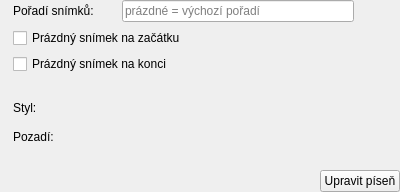
<?xml version="1.0" encoding="UTF-8"?>
<ui version="4.0">
 <class>PresentationPropertiesWidget_Song</class>
 <widget class="QWidget" name="PresentationPropertiesWidget_Song">
  <property name="geometry">
   <rect>
    <x>0</x>
    <y>0</y>
    <width>400</width>
    <height>192</height>
   </rect>
  </property>
  <property name="windowTitle">
   <string>Form</string>
  </property>
  <layout class="QGridLayout" name="gridLayout">
   <property name="leftMargin">
    <number>0</number>
   </property>
   <property name="topMargin">
    <number>0</number>
   </property>
   <property name="rightMargin">
    <number>0</number>
   </property>
   <property name="bottomMargin">
    <number>0</number>
   </property>
   <item row="1" column="1" colspan="3">
    <widget class="QCheckBox" name="cbEmptySlideBefore">
     <property name="text">
      <string>Prázdný snímek na začátku</string>
     </property>
    </widget>
   </item>
   <item row="2" column="1" colspan="3">
    <widget class="QCheckBox" name="cbEmptySlideAfter">
     <property name="text">
      <string>Prázdný snímek na konci</string>
     </property>
    </widget>
   </item>
   <item row="6" column="1">
    <spacer name="verticalSpacer_2">
     <property name="orientation">
      <enum>Qt::Vertical</enum>
     </property>
     <property name="sizeType">
      <enum>QSizePolicy::Fixed</enum>
     </property>
     <property name="sizeHint" stdset="0">
      <size>
       <width>20</width>
       <height>16</height>
      </size>
     </property>
    </spacer>
   </item>
   <item row="0" column="2">
    <spacer name="horizontalSpacer">
     <property name="orientation">
      <enum>Qt::Horizontal</enum>
     </property>
     <property name="sizeType">
      <enum>QSizePolicy::Fixed</enum>
     </property>
     <property name="sizeHint" stdset="0">
      <size>
       <width>16</width>
       <height>20</height>
      </size>
     </property>
    </spacer>
   </item>
   <item row="3" column="1">
    <spacer name="verticalSpacer">
     <property name="orientation">
      <enum>Qt::Vertical</enum>
     </property>
     <property name="sizeType">
      <enum>QSizePolicy::Fixed</enum>
     </property>
     <property name="sizeHint" stdset="0">
      <size>
       <width>20</width>
       <height>16</height>
      </size>
     </property>
    </spacer>
   </item>
   <item row="1" column="0">
    <widget class="QLabel" name="label_7">
     <property name="pixmap">
      <pixmap resource="../../../res/resources.qrc">:/icons/16/Sign Out_16px.png</pixmap>
     </property>
    </widget>
   </item>
   <item row="2" column="0">
    <widget class="QLabel" name="label_8">
     <property name="pixmap">
      <pixmap resource="../../../res/resources.qrc">:/icons/16/Logout Rounded Left_16px.png</pixmap>
     </property>
    </widget>
   </item>
   <item row="0" column="0">
    <widget class="QLabel" name="label_5">
     <property name="pixmap">
      <pixmap resource="../../../res/resources.qrc">:/icons/16/Mockup_16px.png</pixmap>
     </property>
    </widget>
   </item>
   <item row="0" column="1">
    <widget class="QLabel" name="label_6">
     <property name="text">
      <string>Pořadí snímků:</string>
     </property>
    </widget>
   </item>
   <item row="5" column="1">
    <widget class="QLabel" name="label_4">
     <property name="text">
      <string>Pozadí:</string>
     </property>
    </widget>
   </item>
   <item row="5" column="0">
    <widget class="QLabel" name="label_3">
     <property name="pixmap">
      <pixmap resource="../../../res/resources.qrc">:/icons/16/Full Image_16px.png</pixmap>
     </property>
    </widget>
   </item>
   <item row="0" column="3">
    <layout class="QHBoxLayout" name="horizontalLayout">
     <item>
      <widget class="WordCompletingLineEdit" name="lnSlideOrder">
       <property name="placeholderText">
        <string>prázdné = výchozí pořadí</string>
       </property>
      </widget>
     </item>
     <item>
      <widget class="QPushButton" name="btnAddSlideOrderItem">
       <property name="icon">
        <iconset resource="../../../res/resources.qrc">
         <normaloff>:/icons/16/Plus_16px.png</normaloff>:/icons/16/Plus_16px.png</iconset>
       </property>
       <property name="flat">
        <bool>true</bool>
       </property>
      </widget>
     </item>
    </layout>
   </item>
   <item row="4" column="1">
    <widget class="QLabel" name="label_2">
     <property name="text">
      <string>Styl:</string>
     </property>
    </widget>
   </item>
   <item row="4" column="0">
    <widget class="QLabel" name="label">
     <property name="pixmap">
      <pixmap resource="../../../res/resources.qrc">:/icons/16/Paint Palette_16px.png</pixmap>
     </property>
    </widget>
   </item>
   <item row="5" column="3">
    <widget class="PresentationBackgroundSelectionWidget" name="wgtBackground" native="true">
     <property name="sizePolicy">
      <sizepolicy hsizetype="Expanding" vsizetype="Preferred">
       <horstretch>0</horstretch>
       <verstretch>0</verstretch>
      </sizepolicy>
     </property>
     <property name="focusPolicy">
      <enum>Qt::StrongFocus</enum>
     </property>
    </widget>
   </item>
   <item row="4" column="3">
    <widget class="StyleSelectionWidget" name="wgtStyle" native="true">
     <property name="sizePolicy">
      <sizepolicy hsizetype="Expanding" vsizetype="Preferred">
       <horstretch>0</horstretch>
       <verstretch>0</verstretch>
      </sizepolicy>
     </property>
     <property name="focusPolicy">
      <enum>Qt::StrongFocus</enum>
     </property>
    </widget>
   </item>
   <item row="7" column="0" colspan="4">
    <layout class="QHBoxLayout" name="horizontalLayout_2">
     <item>
      <spacer name="horizontalSpacer_2">
       <property name="orientation">
        <enum>Qt::Horizontal</enum>
       </property>
       <property name="sizeHint" stdset="0">
        <size>
         <width>40</width>
         <height>20</height>
        </size>
       </property>
      </spacer>
     </item>
     <item>
      <widget class="QPushButton" name="btnEditSong">
       <property name="text">
        <string>Upravit píseň</string>
       </property>
       <property name="icon">
        <iconset resource="../../../res/resources.qrc">
         <normaloff>:/icons/16/Edit_16px.png</normaloff>:/icons/16/Edit_16px.png</iconset>
       </property>
      </widget>
     </item>
    </layout>
   </item>
  </layout>
 </widget>
 <customwidgets>
  <customwidget>
   <class>WordCompletingLineEdit</class>
   <extends>QLineEdit</extends>
   <header>wgt/wordcompletinglineedit.h</header>
   <slots>
    <signal>sigFocused()</signal>
   </slots>
  </customwidget>
  <customwidget>
   <class>StyleSelectionWidget</class>
   <extends>QWidget</extends>
   <header>wgt/styleselectionwidget.h</header>
   <container>1</container>
   <slots>
    <signal>sigPresentationStyleChangedByUser()</signal>
   </slots>
  </customwidget>
  <customwidget>
   <class>PresentationBackgroundSelectionWidget</class>
   <extends>QWidget</extends>
   <header>wgt/presentationbackgroundselectionwidget.h</header>
   <container>1</container>
   <slots>
    <signal>sigPresentationBackgroundChangedByUser(PresentationBackground)</signal>
   </slots>
  </customwidget>
 </customwidgets>
 <tabstops>
  <tabstop>lnSlideOrder</tabstop>
  <tabstop>btnAddSlideOrderItem</tabstop>
 </tabstops>
 <resources>
  <include location="../../../res/resources.qrc"/>
 </resources>
 <connections/>
</ui>
